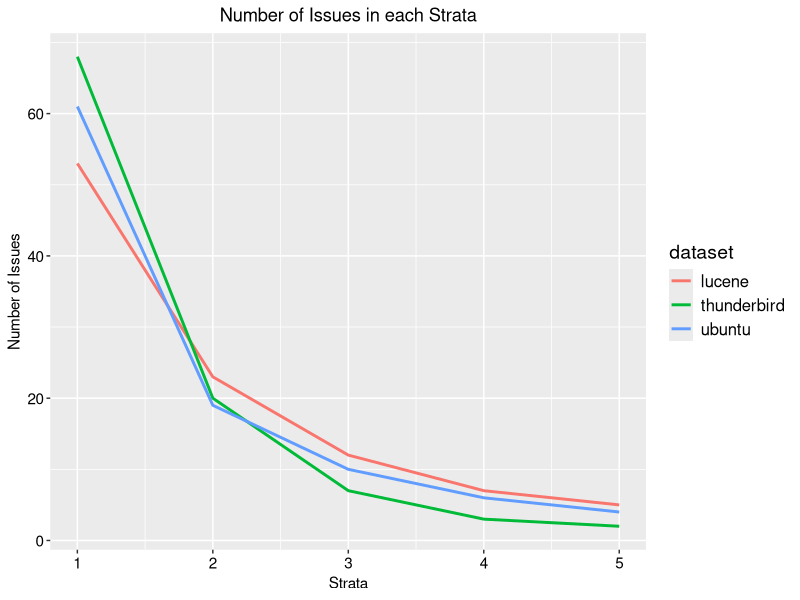

Recreate this plot in R.
library(ggplot2)
library(reshape2)

x <- c(1, 2, 3, 4, 5)
lucene <- c(53, 23, 12, 7, 5)
thunderbird <- c(68, 20, 7, 3, 2)
ubuntu <- c(61, 19, 10, 6, 4)

df <- data.frame(x, lucene, thunderbird, ubuntu)

chart_data <- melt(df, id='x')
names(chart_data) <- c('x', 'dataset', 'value')

ggplot() +
  geom_line(data = chart_data, aes(x = x, y = value, color = dataset), size = 1)+
  labs(x="Strata", y="Number of Issues") +
  ggtitle("Number of Issues in each Strata") +
  theme(plot.title = element_text(hjust = 0.5), legend.title=element_text(size=14), legend.text = element_text(colour="black", size=12), axis.text.x = element_text(color = "black", size = 11), axis.text.y = element_text(color = "black", size = 11))
